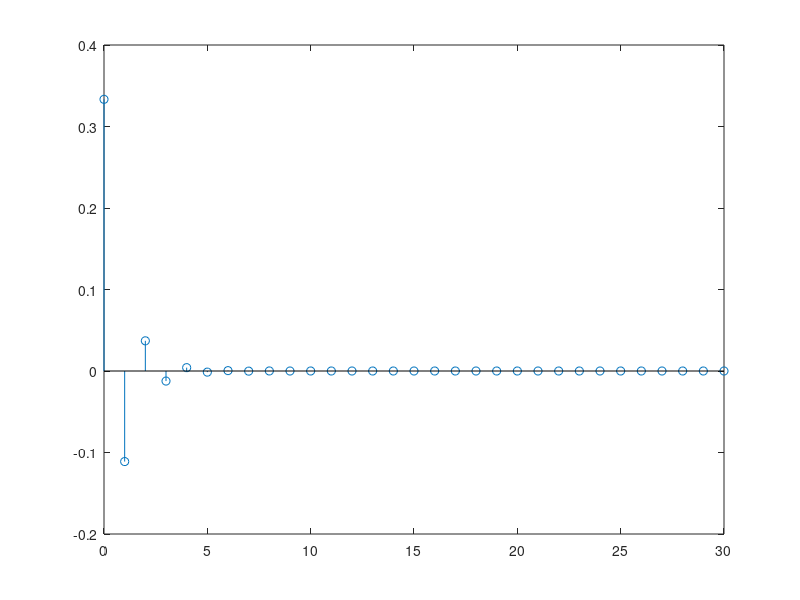

MATLAB code to generate this figure: (Note: this script raises an error after producing the figure.)
clear all
figure
a=[3 4 1];
b=[1 1];
n=0:30;
x=(n==0);
h=filter(b,a,x);
stem(n,h)

clear
a=[2.5 6 10];b=[1];
h=filter(b,a,delta);
figure;stem(h);
x=ones(1,4);
n=0:9;
h=(7/8).^n;
figure;
stem(conv(x,h));
% 
% n1=-3:3;
% x=[3,11,7,0,-1,4,2];
% n2=-1:4;
% h=[2,3,0,-5,2,1];
% n3=(min(n1)+min(n2)):(max(n1)+max(n2));
% stem(n3,conv(x,h));
